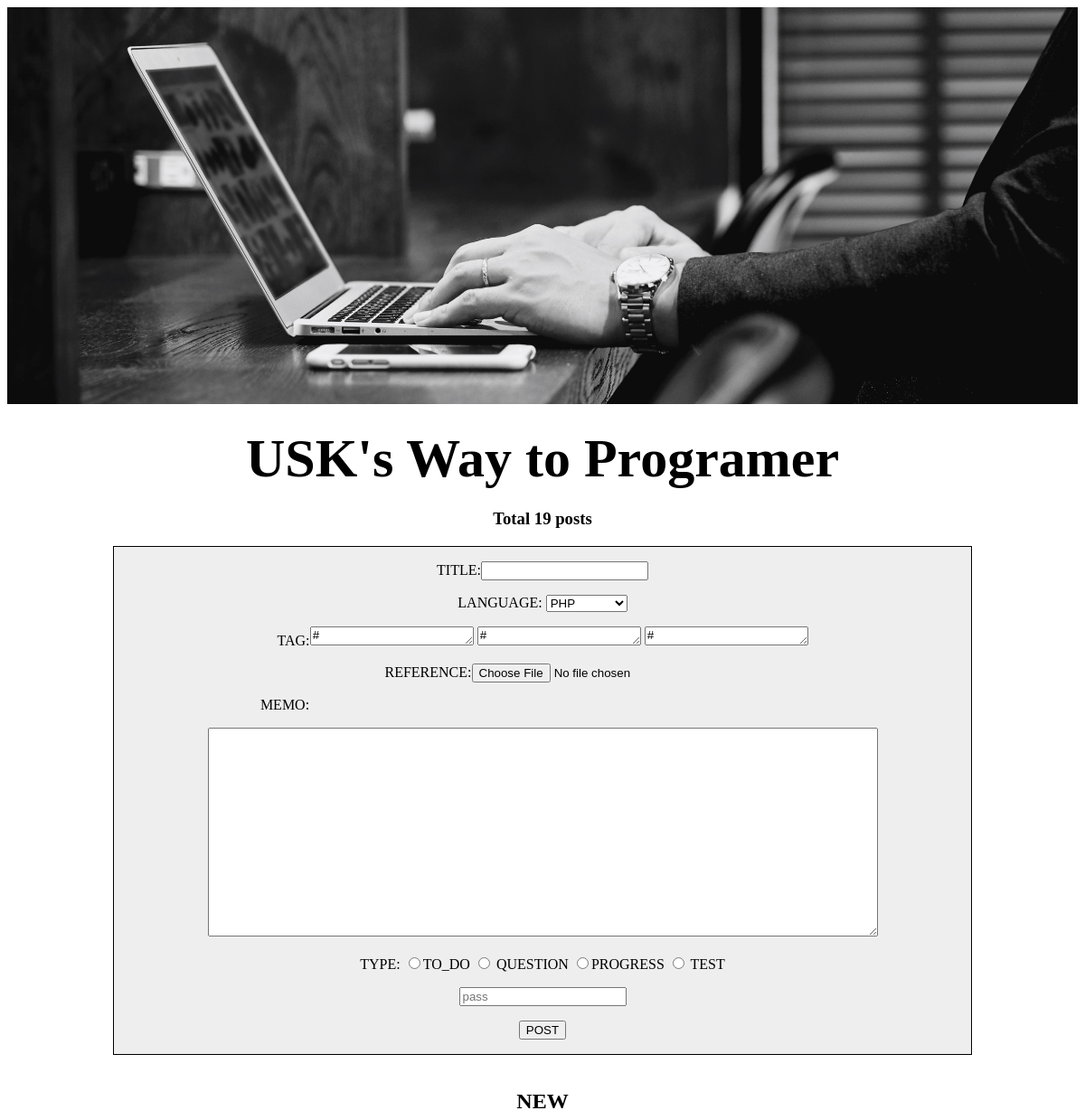
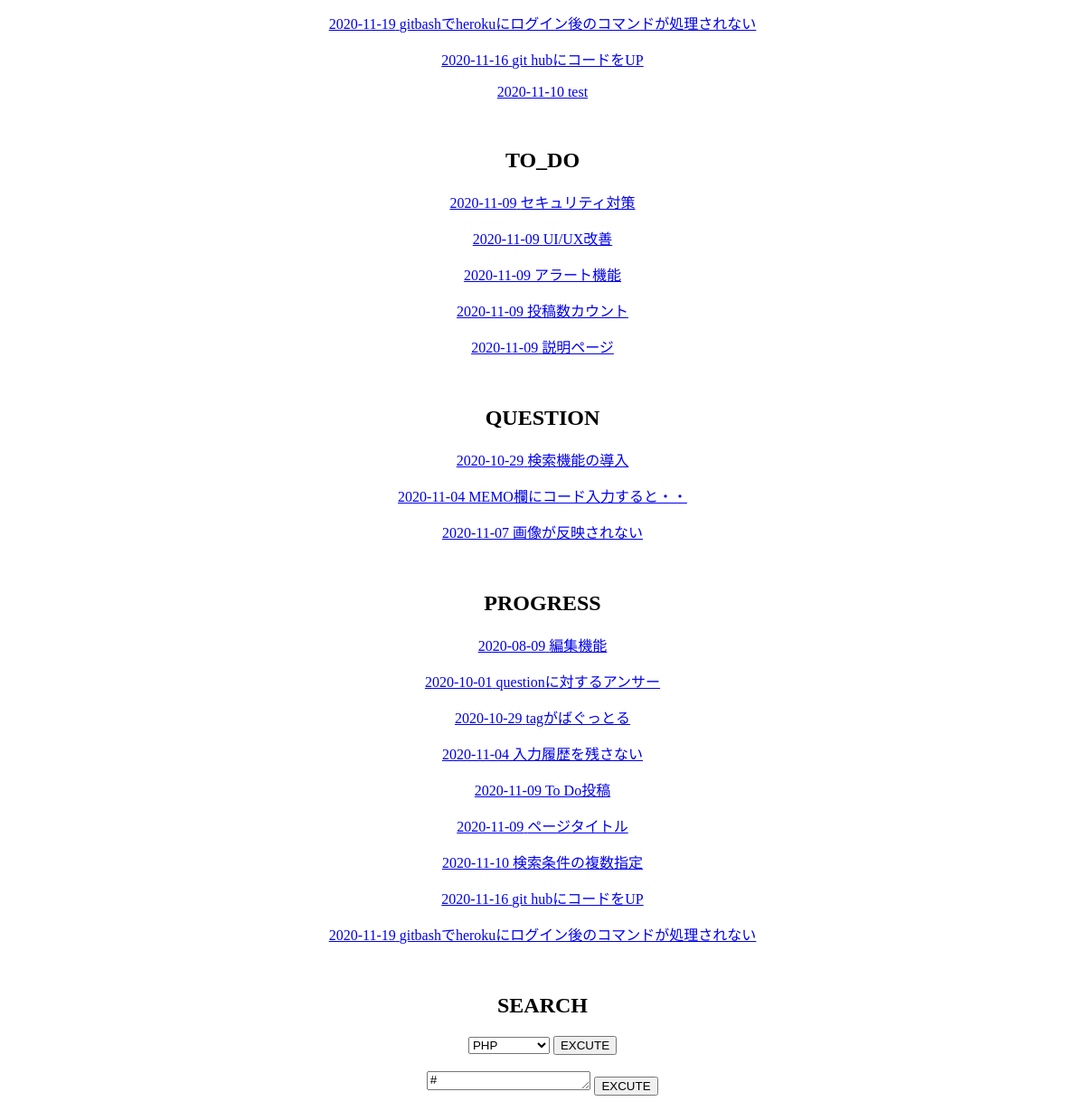
/toppage.php, run on the app's committed database (2 pictures, top to bottom).
### tables this page shows
CREATE TABLE `pile` (
  `id` int(11) NOT NULL,
  `title` varchar(255) NOT NULL,
  `language` varchar(255) NOT NULL,
  `tag1` varchar(255) NOT NULL,
  `tag2` varchar(255) DEFAULT NULL,
  `tag3` varchar(255) DEFAULT NULL,
  `img` blob DEFAULT NULL,
  `date` date NOT NULL,
  `memo` text DEFAULT NULL,
  `type` varchar(255) NOT NULL,
  `answer` text DEFAULT NULL
);

### sql.php (called while the page is built)
<?php
$dsn = 'mysql:host=us-cdbr-east-02.cleardb.com;dbname=heroku_4aae764a6bba763;charset=utf8';
$user = 'b29e771eedb27c';
$password = '10698e23';
try{
  $db = new PDO($dsn,$user,$password);
  $db->setAttribute(PDO::ATTR_EMULATE_PREPARES,false);
  $stmt = $db->prepare("SELECT * FROM pile ");
  $stmt->execute();} catch(PDOException $e) {
  echo "エラー:" . $e->getMessage();}
$count = $stmt->rowCount();
?>

### toppage.php (the view, shortened to what this page needs)
<?php
require_once('sql.php');
?>
<!DOCTYPE html>
<html>
<head>
 <link rel="stylesheet" href="style.css">
</head>
<body>
 <div class="postscreen">
 <img src='photo.jpg' class="photo">
  <h1> <a href='toppage.php'  class="name">USK's Way to Programer</a></h1>
  <h3>Total <?php echo $count ?> posts</h3>
  <form action="write.php" method="post" enctype="multipart/form-data" class='form'>
   <p>TITLE:<input type='text' name='title' rows='1'></p>
   <p>LANGUAGE:
    <select name="language">
     <option value="php">PHP</option>
    </select>
   <p>TAG:<textarea name="tag1" rows='1'>#</textarea>
    <textarea name="tag2" rows='1'>#</textarea>
    <textarea name="tag3" rows='1'>#</textarea></p>
   <p>REFERENCE:<input type="file" name="img"></p>
   <p class = 'memo'>MEMO:</p>
   <p><textarea name="memo" cols="90" rows="15" maxlength="500" wrap=”hard”></textarea></p>
   <p>TYPE: <input type="radio" name="type" value="todo">TO_DO
    <input type="radio" name="type" value="question"> QUESTION
    <input type="radio" name="type" value="progress">PROGRESS
    <input type="radio" name="type" value="test"> TEST</p>
   <p><input type='password' name="pass" placeholder='pass' autocomplete="off"></textarea></p>
   <p><input type="submit" value="POST"></p>
  </form>
  <br>
  <h2>NEW</h2>
   <?php
   try{
    $db = new PDO($dsn,$user,$password);
    $db->setAttribute(PDO::ATTR_EMULATE_PREPARES,false);
    $stmt = $db->prepare(
      "SELECT * FROM pile ORDER BY id DESC LIMIT 3"
    );
    $stmt->execute();
   } catch(PDOException $e){
    echo "エラー:" . $e->getMessage();
   }
   while ($row=$stmt->fetch()):
   ?>
   <p>
    <a href="show.php?id=<?php echo $row['id'] ?>"><?php echo $row['date'].'&nbsp;'. $row['title'] ?></a>
   </p>
   <?php
    endwhile;
   ?>
   <br>
   <h2>TO_DO</h2>
   <?php
   try{
   $db = new PDO($dsn,$user,$password);
   $db->setAttribute(PDO::ATTR_EMULATE_PREPARES,false);
   $stmt = $db->prepare(" SELECT * FROM pile WHERE type = 'todo' AND answer is null ");
   $stmt->execute();
   } catch(PDOException $e) {
   echo "エラー:" . $e->getMessage();}
   ?>
   <?php while ($row=$stmt->fetch()):?>
   <p>
    <a href="show.php?id=<?php echo $row['id'] ?>"><?php echo $row['date'].'&nbsp;'. $row['title'] ?></a>
   </p>
   <?php
    endwhile;?>
    <br>
  <h2>QUESTION</h2>
   <?php
   try{
   $db = new PDO($dsn,$user,$password);
   $db->setAttribute(PDO::ATTR_EMULATE_PREPARES,false);
   $stmt = $db->prepare(" SELECT * FROM pile WHERE type = 'question' AND answer is null ");
   $stmt->execute();
   } catch(PDOException $e) {
   echo "エラー:" . $e->getMessage();}
   ?>
   <?php while ($row=$stmt->fetch()):?>
   <p>
    <a href="show.php?id=<?php echo $row['id'] ?>"><?php echo $row['date'].'&nbsp;'. $row['title'] ?></a>
   </p>
   <?php
    endwhile;?>
    <br>
  <h2>PROGRESS</h2>
   <?php
   try{
   $db = new PDO($dsn,$user,$password);
   $db->setAttribute(PDO::ATTR_EMULATE_PREPARES,false);
   $stmt = $db->prepare(" SELECT * FROM pile WHERE type = 'progress' OR answer is not null ");
   $stmt->execute();
   } catch(PDOException $e) {
   echo "エラー:" . $e->getMessage();}
   ?>
   <?php while ($row=$stmt->fetch()):?>
   <p>
    <a href="show.php?id=<?php echo $row['id'] ?>"><?php echo $row['date'].'&nbsp;'. $row['title'] ?></a>
   </p>
   <?php
    endwhile;?>
    <br>
  <h2>SEARCH</h2>
  <?php require_once('sql.php'); ?>
  <form action="search.php" method="post" enctype="multipart/form-data">
   <select name="search">
     <option value="php">PHP</option>
   </select>
   <input type="submit" value="EXCUTE">
  </form>
  <br>
  <form action="search.php" method="post" enctype="multipart/form-data">
   <textarea name="search" rows='1'>#</textarea>
   <input type="submit" value="EXCUTE">
  </form>
  <br>
  <br>
</body>

### style.css (style rules this page uses)
body { text-align: center }
.name { font-size: 60px; color :black; text-decoration:none; }
.form { width: 80%; margin-left: auto; margin-right: auto; background-color: #EEEEEE; border: solid 1px black }
.memo { position:relative; right: 285px }
.photo { width: 100%; height: 100% }

### data on the page
pile: date "2020-11-19", title "gitbashでherokuにログイン後のコマンドが処理されない"
pile: date "2020-11-16", title "git hubにコードをUP"
pile: date "2020-11-10", title "test"
pile: date "2020-11-09", title "セキュリティ対策"
pile: date "2020-11-09", title "UI/UX改善"
pile: date "2020-11-09", title "アラート機能"
pile: date "2020-11-09", title "投稿数カウント"
pile: date "2020-11-09", title "説明ページ"
pile: date "2020-10-29", title "検索機能の導入"
pile: date "2020-11-04", title "MEMO欄にコード入力すると・・"
pile: date "2020-11-07", title "画像が反映されない"
pile: date "2020-08-09", title "編集機能"
pile: date "2020-10-01", title "questionに対するアンサー"
pile: date "2020-10-29", title "tagがばぐっとる"
pile: date "2020-11-04", title "入力履歴を残さない"
pile: date "2020-11-09", title "To Do投稿"
pile: date "2020-11-09", title "ページタイトル"
pile: date "2020-11-10", title "検索条件の複数指定"

### other printed values
$count "19"
